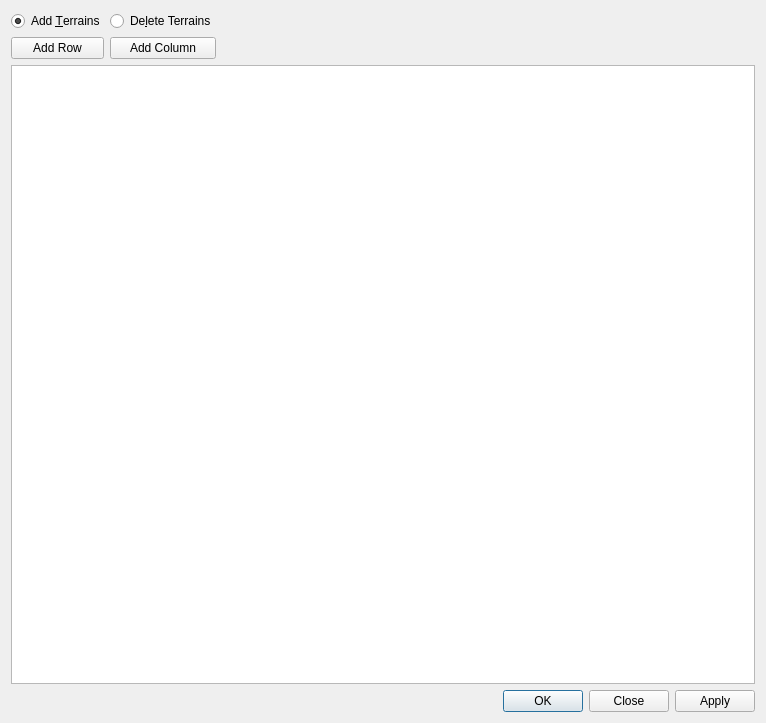
<?xml version="1.0" encoding="UTF-8"?>
<ui version="4.0">
 <class>SlotEditor</class>
 <widget class="QDialog" name="SlotEditor">
  <property name="geometry">
   <rect>
    <x>0</x>
    <y>0</y>
    <width>766</width>
    <height>723</height>
   </rect>
  </property>
  <property name="windowTitle">
   <string>Terrain Slot Editor</string>
  </property>
  <layout class="QVBoxLayout" name="verticalLayout">
   <item>
    <layout class="QGridLayout" name="gridLayout">
     <item row="0" column="0">
      <widget class="QRadioButton" name="addTerrains">
       <property name="text">
        <string>Add &amp;Terrains</string>
       </property>
       <property name="checked">
        <bool>true</bool>
       </property>
      </widget>
     </item>
     <item row="0" column="1">
      <widget class="QRadioButton" name="deleteTerrains">
       <property name="text">
        <string>De&amp;lete Terrains</string>
       </property>
      </widget>
     </item>
     <item row="0" column="2">
      <spacer name="horizontalSpacer">
       <property name="orientation">
        <enum>Qt::Horizontal</enum>
       </property>
       <property name="sizeHint" stdset="0">
        <size>
         <width>40</width>
         <height>20</height>
        </size>
       </property>
      </spacer>
     </item>
     <item row="1" column="0">
      <widget class="QPushButton" name="addRowButton">
       <property name="text">
        <string>Add Row</string>
       </property>
      </widget>
     </item>
     <item row="1" column="1">
      <widget class="QPushButton" name="addColumnButton">
       <property name="text">
        <string>Add Column</string>
       </property>
      </widget>
     </item>
    </layout>
   </item>
   <item>
    <widget class="QTableWidget" name="slotTable"/>
   </item>
   <item>
    <widget class="QDialogButtonBox" name="buttons">
     <property name="orientation">
      <enum>Qt::Horizontal</enum>
     </property>
     <property name="standardButtons">
      <set>QDialogButtonBox::Apply|QDialogButtonBox::Close|QDialogButtonBox::Ok</set>
     </property>
    </widget>
   </item>
  </layout>
 </widget>
 <resources/>
 <connections/>
</ui>
